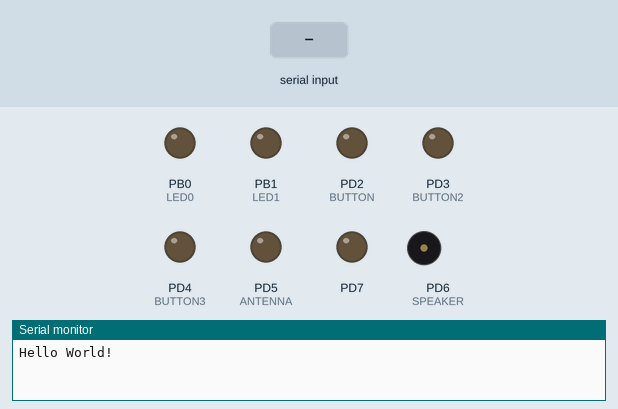
A program run on a simulated ATmega328P, built with avr-gcc and emulated at 16 MHz. Shown: output pins drawn as LEDs (lit = HIGH), buzzer (waves = sounding, pin HIGH), the last lines printed to the serial monitor. Inputs (shaded band) come from the test bench.

Above: at 1.2 s.
1.3 s: "90,45\n" received over Serial
At 2.0 s:
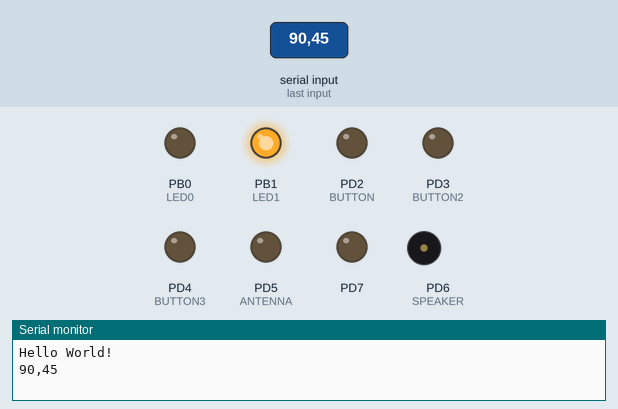
2.8 s: "5\n" received over Serial
Timing chart, 0 to 5.8 s (numbered marks = the images above; inputs shaded):
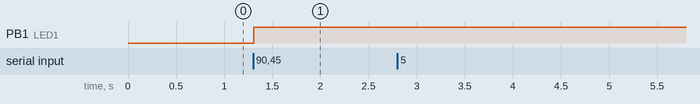

The program:

main.c
```c
/*
A simple test of serial-port functionality.
Takes in a character at a time and sends it right back out,
 displaying the ASCII value on the LEDs.
*/

// ------- Preamble -------- //
#include <avr/io.h>
#include <util/delay.h>
#include "pinDefines.h"
#include "USART.h"

int main(void) {
  char serialCharacter;

  // -------- Inits --------- //
  DDRD = 0xFC;
  DDRB = 0x03;
  initUSART();
  printString("Hello World!\r\n");                          /* to test */

  // ------ Event loop ------ //
  while (1) {

    serialCharacter = receiveByte();
    transmitByte(serialCharacter);
    LED_PORT = serialCharacter;
                           /* display ascii/numeric value of character */

  }                                                  /* End event loop */
  return 0;
}
```

USART.c
```c
/*
  Quick and dirty functions that make serial communications work.

  Note that receiveByte() blocks -- it sits and waits _forever_ for
   a byte to come in.  If you're doing anything that's more interesting,
   you'll want to implement this with interrupts.

   initUSART requires BAUDRATE to be defined in order to calculate
     the bit-rate multiplier.  9600 is a reasonable default.

  May not work with some of the older chips:
    Tiny2313, Mega8, Mega16, Mega32 have different pin macros
    If you're using these chips, see (e.g.) iom8.h for how it's done.
    These old chips don't specify UDR0 vs UDR1.
    Correspondingly, the macros will just be defined as UDR.
*/

#include <avr/io.h>
#include "USART.h"
#include <util/setbaud.h>

void initUSART(void) {                                /* requires BAUD */
  UBRR0H = UBRRH_VALUE;                        /* defined in setbaud.h */
  UBRR0L = UBRRL_VALUE;
#if USE_2X
  UCSR0A |= (1 << U2X0);
#else
  UCSR0A &= ~(1 << U2X0);
#endif
                                  /* Enable USART transmitter/receiver */
  UCSR0B = (1 << TXEN0) | (1 << RXEN0);
  UCSR0C = (1 << UCSZ01) | (1 << UCSZ00);   /* 8 data bits, 1 stop bit */
}


void transmitByte(uint8_t data) {
                                     /* Wait for empty transmit buffer */
  loop_until_bit_is_set(UCSR0A, UDRE0);
  UDR0 = data;                                            /* send data */
}

uint8_t receiveByte(void) {
  loop_until_bit_is_set(UCSR0A, RXC0);       /* Wait for incoming data */
  return UDR0;                                /* return register value */
}


                       /* Here are a bunch of useful printing commands */

void printString(const char myString[]) {
  uint8_t i = 0;
  while (myString[i]) {
    transmitByte(myString[i]);
    i++;
  }
}

void readString(char myString[], uint8_t maxLength) {
  char response;
  uint8_t i;
  i = 0;
  while (i < (maxLength - 1)) {                   /* prevent over-runs */
    response = receiveByte();
    transmitByte(response);                                    /* echo */
    if (response == '\r') {                     /* enter marks the end */
      break;
    }
    else {
      myString[i] = response;                       /* add in a letter */
      i++;
    }
  }
  myString[i] = 0;                          /* terminal NULL character */
}

void printByte(uint8_t byte) {
              /* Converts a byte to a string of decimal text, sends it */
  transmitByte('0' + (byte / 100));                        /* Hundreds */
  transmitByte('0' + ((byte / 10) % 10));                      /* Tens */
  transmitByte('0' + (byte % 10));                             /* Ones */
}

void printWord(uint16_t word) {
  transmitByte('0' + (word / 10000));                 /* Ten-thousands */
  transmitByte('0' + ((word / 1000) % 10));               /* Thousands */
  transmitByte('0' + ((word / 100) % 10));                 /* Hundreds */
  transmitByte('0' + ((word / 10) % 10));                      /* Tens */
  transmitByte('0' + (word % 10));                             /* Ones */
}

void printBinaryByte(uint8_t byte) {
                       /* Prints out a byte as a series of 1's and 0's */
  uint8_t bit;
  for (bit = 7; bit < 255; bit--) {
    if (bit_is_set(byte, bit))
      transmitByte('1');
    else
      transmitByte('0');
  }
}

char nibbleToHexCharacter(uint8_t nibble) {
                                   /* Converts 4 bits into hexadecimal */
  if (nibble < 10) {
    return ('0' + nibble);
  }
  else {
    return ('A' + nibble - 10);
  }
}

void printHexByte(uint8_t byte) {
                        /* Prints a byte as its hexadecimal equivalent */
  uint8_t nibble;
  nibble = (byte & 0b11110000) >> 4;
  transmitByte(nibbleToHexCharacter(nibble));
  nibble = byte & 0b00001111;
  transmitByte(nibbleToHexCharacter(nibble));
}

uint8_t getNumber(void) {
  // Gets a numerical 0-255 from the serial port.
  // Converts from string to number.
  char hundreds = '0';
  char tens = '0';
  char ones = '0';
  char thisChar = '0';
  do {                                                   /* shift over */
    hundreds = tens;
    tens = ones;
    ones = thisChar;
    thisChar = receiveByte();                   /* get a new character */
    transmitByte(thisChar);                                    /* echo */
  } while (thisChar != '\r');                     /* until type return */
  return (100 * (hundreds - '0') + 10 * (tens - '0') + ones - '0');
}
```

USART.h
```c
/* Functions to initialize, send, receive over USART

   initUSART requires BAUD to be defined in order to calculate
     the bit-rate multiplier.
 */
#define F_CPU 16000000UL
#ifndef BAUD                          /* if not defined in Makefile... */
#define BAUD  9600                     /* set a safe default baud rate */
#endif

                                  /* These are defined for convenience */
#define   USART_HAS_DATA   bit_is_set(UCSR0A, RXC0)
#define   USART_READY      bit_is_set(UCSR0A, UDRE0)

/* Takes the defined BAUD and F_CPU,
   calculates the bit-clock multiplier,
   and configures the hardware USART                   */
void initUSART(void);

/* Blocking transmit and receive functions.
   When you call receiveByte() your program will hang until
   data comes through.  We'll improve on this later. */
void transmitByte(uint8_t data);
uint8_t receiveByte(void);

void printString(const char myString[]);
             /* Utility function to transmit an entire string from RAM */
void readString(char myString[], uint8_t maxLength);
/* Define a string variable, pass it to this function
   The string will contain whatever you typed over serial */

void printByte(uint8_t byte);
                  /* Prints a byte out as its 3-digit ascii equivalent */
void printWord(uint16_t word);
        /* Prints a word (16-bits) out as its 5-digit ascii equivalent */

void printBinaryByte(uint8_t byte);
                                     /* Prints a byte out in 1s and 0s */
char nibbleToHex(uint8_t nibble);
char nibbleToHexCharacter(uint8_t nibble);
void printHexByte(uint8_t byte);
                                   /* Prints a byte out in hexadecimal */
uint8_t getNumber(void);
/* takes in up to three ascii digits,
 converts them to a byte when press enter */
```

pinDefines.h
```c
// ---------------
//   Pin Defines
// ---------------

#define LED_PORT                PORTB
#define LED_PIN                 PINB
#define LED_DDR                 DDRB

#define LED0                    PB0
#define LED1                    PB1
#define LED2                    PB2
#define LED3                    PB3
#define LED4                    PB4
#define LED5                    PB5
#define LED6                    PB6
#define LED7                    PB7

#define BUTTON_PORT             PORTD
#define BUTTON_PIN              PIND
#define BUTTON_DDR              DDRD

#define BUTTON                  PD2
#define BUTTON2                 PD3
#define BUTTON3                 PD4

#define SPEAKER                 PD6                            /* OC0A */
#define SPEAKER_PORT            PORTD
#define SPEAKER_PIN             PIND
#define SPEAKER_DDR             DDRD

#define ANTENNA                 PD5                            /* OC0B */
#define ANTENNA_PORT            PORTD
#define ANTENNA_PIN             PIND
#define ANTENNA_DDR             DDRD

#define MODULATION              PD3                            /* OC2B */
#define MODULATION_PORT         PORTD
#define MODULATION_PIN          PIND
#define MODULATION_DDR          DDRD

#define LIGHT_SENSOR            PC0                            /* ADC0 */
#define LIGHT_SENSOR_PORT       PORTC
#define LIGHT_SENSOR_PIN        PINC
#define LIGHT_SENSOR_DDR        DDRC

#define CAP_SENSOR              PC1                            /* ADC1 */
#define CAP_SENSOR_PORT         PORTC
#define CAP_SENSOR_PIN          PINC
#define CAP_SENSOR_DDR          DDRC

#define PIEZO                   PC2                            /* ADC2 */
#define PIEZO_PORT              PORTC
#define PIEZO_PIN               PINC
#define PIEZO_DDR               DDRC

#define POT                     PC3                            /* ADC3 */
#define POT_PORT                PORTC
#define POT_PIN                 PINC
#define POT_DDR                 DDRC

//  SPI and I2C serial mode defines

#define SPI_SS                     PB2
#define SPI_SS_PORT                PORTB
#define SPI_SS_PIN                 PINB
#define SPI_SS_DDR                 DDRB

#define SPI_MOSI                     PB3
#define SPI_MOSI_PORT                PORTB
#define SPI_MOSI_PIN                 PINB
#define SPI_MOSI_DDR                 DDRB

#define SPI_MISO                     PB4
#define SPI_MISO_PORT                PORTB
#define SPI_MISO_PIN                 PINB
#define SPI_MISO_DDR                 DDRB

#define SPI_SCK                     PB5
#define SPI_SCK_PORT                PORTB
#define SPI_SCK_PIN                 PINB
#define SPI_SCK_DDR                 DDRB

#define I2C_SDA                     PC4
#define I2C_SDA_PORT                PORTC
#define I2C_SDA_PIN                 PINC
#define I2C_SDA_DDR                 DDRC

#define I2C_SCL                     PC5
#define I2C_SCL_PORT                PORTC
#define I2C_SCL_PIN                 PINC
#define I2C_SCL_DDR                 DDRC
```

Measured:
- after the input at 1.3 s, PB1 (LED1): LOW → HIGH at once
